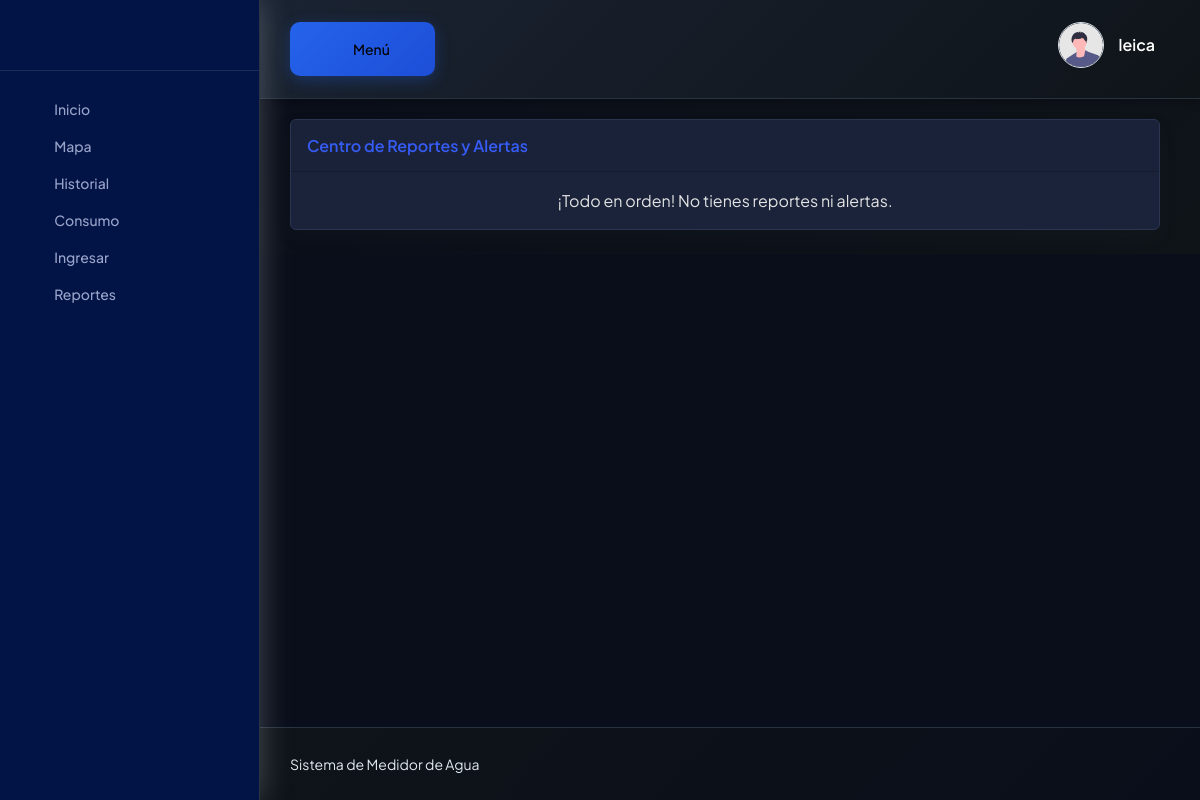
The page /dashboard/reportes/ (signed in) on the database as committed earlier.
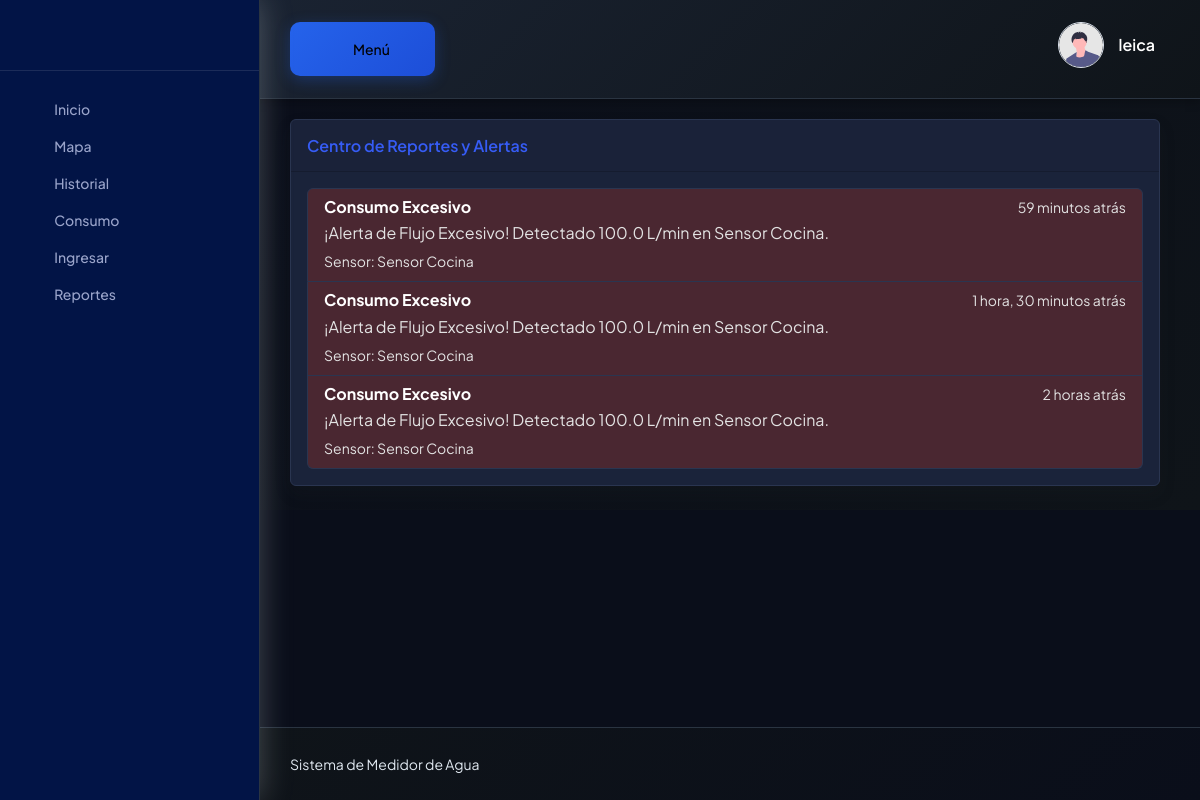
The same page on the database as committed later.
### reportes/models.py (models this page shows, shortened)
class Alerta(models.Model):
    TIPO_ALERTA = [
        ('FUGA', 'Posible Fuga Detectada'),
        ('EXCESO', 'Consumo Excesivo'),
        ('OFFLINE', 'Sensor Desconectado'),
        ('INFO', 'Resumen/Información'),
    ]
    usuario = models.ForeignKey(Usuario, on_delete=models.CASCADE, related_name="alertas")
    dispositivo = models.ForeignKey(Dispositivo, on_delete=models.SET_NULL, null=True, blank=True)
    tipo = models.CharField(max_length=10, choices=TIPO_ALERTA)
    mensaje = models.TextField(help_text="Descripción detallada de la alerta")
    timestamp = models.DateTimeField(auto_now_add=True)
    leida = models.BooleanField(default=False)
    class Meta:
        ordering = ['-timestamp'] # Mostrar los reportes mas recientes

### sensores/models.py (models this page shows, shortened)
class Dispositivo(models.Model):
    usuario = models.ForeignKey(Usuario, on_delete=models.CASCADE, related_name="dispositivos")
    id_dispositivo_mqtt = models.CharField(max_length=100, unique=True, help_text="El ID único usado en los mensajes MQTT")
    nombre = models.CharField(max_length=100, blank=True)
    latitud = models.FloatField(null=True, blank=True)
    longitud = models.FloatField(null=True, blank=True)

### reportes/views.py (the view)
# urls.py: path('dashboard/reportes/', reportes_pagina, name='reportes_pagina'),
@login_required
def reportes_pagina(request):
    alertas = Alerta.objects.filter(usuario=request.user.usuario)
    context = {
        'alertas_list': alertas
    }
    return render(request, 'dashboard_reportes.html', context)

### templates/dashboard_reportes.html (shortened to what this page needs)
{% extends "base/base_dashboard.html" %}
    {% load static %}
    {% block dashboard_content %}
    <div class="row">
        <div class="col-12">
            <div class="card shadow mb-4">
                <div class="card-header py-3">
                    <h6 class="m-0 font-weight-bold text-primary">Centro de Reportes y Alertas</h6>
                </div>
                <div class="card-body">
                    {% if alertas_list %}
                        <div class="list-group">
                            {% for alerta in alertas_list %}
                            <div class="list-group-item list-group-item-action flex-column align-items-start
                                        {% if alerta.tipo == 'FUGA' or alerta.tipo == 'EXCESO' %} list-group-item-danger
                                        {% elif alerta.tipo == 'OFFLINE' %} list-group-item-warning
                                        {% else %} list-group-item-info {% endif %}">
                                <div class="d-flex w-100 justify-content-between">
                                    <h5 class="mb-1">{{ alerta.get_tipo_display }}</h5>
                                    <small>{{ alerta.timestamp|timesince }} atrás</small>
                                </div>
                                <p class="mb-1">{{ alerta.mensaje }}</p>
                                {% if alerta.dispositivo %}
                                <small>Sensor: {{ alerta.dispositivo.nombre }}</small>
                                {% endif %}
                            </div>
                            {% endfor %}
                        </div>
                    {% else %}
                        <p class="text-center">¡Todo en orden! No tienes reportes ni alertas.</p>
                    {% endif %}
                </div>
            </div>
        </div>
    </div>
    {% endblock %}

### templates/base/base_dashboard.html (shortened to what this page needs)
{% load static %}
<!DOCTYPE html>
<html lang="es">
<head>
    <link rel="stylesheet" href="{% static 'assets/css/bootstrap.min.css' %}" />
    <link href="https://cdn.lineicons.com/4.0/lineicons.css" rel="stylesheet" />
    <link rel="stylesheet" href="{% static 'assets/css/main.css' %}" />
    <link rel="stylesheet" href="{% static 'css/dashboard-dark-blue.css' %}" />
</head>
<body>
  <aside class="sidebar-nav-wrapper">
    <div class="sidebar-logo">
      </div>
      <nav class="sidebar-nav">
        <ul>
            <li class="nav-item">
                <a href="{% url 'post_login' %}">
                    <span class="icon"></span>
                    <span class="text">Inicio</span>
                </a>
            </li>
            <li class="nav-item">
                <a href="{% url 'mapa_pagina' %}">
                    <span class="icon"></span>
                    <span class="text">Mapa</span>
                </a>
            </li>
            <li class="nav-item">
                <a href="{% url 'historial_pagina' %}">
                    <span class="icon"></span>
                    <span class="text">Historial</span>
                </a>
            </li>
            <li class="nav-item">
                <a href="{% url 'consumo_pagina' %}">
                    <span class="icon"></span>
                    <span class="text">Consumo</span>
                </a>
            </li>
            <li class="nav-item">
                <a href="{% url 'ingreso_pagina' %}">
                    <span class="icon"></span>
                    <span class="text">Ingresar</span>
                </a>
            </li>
            <li class="nav-item">
                <a href="{% url 'reportes_pagina' %}">
                    <span class="icon"></span>
                    <span class="text">Reportes</span>
                </a>
            </li>
        </ul>
      </nav>
  </aside>
  <main class="main-wrapper">
    <header class="header">
      <div class="container-fluid">
        <div class="row">
          <div class="col-lg-5 col-md-5 col-6">
            <div class="header-left d-flex align-items-center">
              <button style="border-radius: 10px;" id="menu-toggle" class="main-btn rounded-10" aria-label="Alternar menú" aria-expanded="false">
                 Menú
              </button>
            </div>
          </div>
          <div class="col-lg-7 col-md-7 col-6">
            <div class="header-right">
              <div class="profile-box">
                <button class="dropdown-toggle bg-transparent border-0" type="button" id="profile" data-bs-toggle="dropdown" aria-haspopup="true" aria-expanded="false" aria-label="Abrir menú de perfil">
                  <div class="profile-info">
                    <div class="info">
                      <div class="image">
                        <img src="{% static 'img/undraw_profile.svg' %}" alt="Profile" />
                      </div>
                      <div>
                        <h6>{{user.username}}</h6>
                      </div>
                    </div>
                  </div>
                </button>
              </div>
            </div>
          </div>
        </div>
      </div>
    </header>
    <section class="section">
      <div class="container-fluid">
        {% block dashboard_content %}
          {% endblock %}
      </div>
    </section>
    <footer class="footer">
      <div class="container-fluid">
        <div class="row">
          <div class="col-md-6 order-last order-md-first">
            <div class="copyright text-center text-md-start">
              <p class="text-sm">
                Sistema de Medidor de Agua
              </p>
            </div>
          </div>
        </div>
      </div>
    </footer>
  </main>
</body>
</html>

### static/css/dashboard-dark-blue.css (style rules this page uses)
body { background: #0a0e1a; color: #e0e8f0; }
.section { background: linear-gradient(135deg, #0a0e1a 0%, #0f1419 100%); }
.sidebar-nav-wrapper { background: linear-gradient(180deg, #1a2332 0%, #0f1419 100%); border-right: 1px solid #2a3441; }
.header { background: linear-gradient(135deg, #1a2332 0%, #0f1419 100%); border-bottom: 1px solid #2a3441; box-shadow: 0 2px 10px rgba(0,0,0,0.3); }
h2, h3, h4, h5, h6 { color: #e0e8f0; }
.footer { background: linear-gradient(135deg, #0f1419 0%, #0a0e1a 100%); border-top: 1px solid #2a3441; }
.main-btn { background: linear-gradient(135deg, #2563eb 0%, #1d4ed8 100%); border: none; box-shadow: 0 4px 15px rgba(37,99,235,0.3); }
.card { background-color: #1a233a; border: 1px solid #2a3550; }
.card-body, .card-body p { color: #e3e3e3; }
h1, h2, h3, h4, h5, h6, .card-title, .card-header h6 { color: #ffffff; }
.list-group-item { background-color: #1a233a; border: 1px solid #2a3550; color: #e3e3e3; }
.list-group-item-danger { background-color: #4a2731; }

### templates/base/base_dashboard.html (style rules this page uses)
.sidebar-nav-wrapper { position: fixed; top: 0; left: 0; height: 100vh; overflow-y: auto; width: 260px; background: #021446; z-index: 999; }
.section { padding-top: 20px; }

Rows that differ between the two databases and show on the page:
added Alerta: tipo "Consumo Excesivo", timestamp "59 minutos", mensaje "¡Alerta de Flujo Excesivo! Detectado 100.0 L/min en Sensor Cocina.", dispositivo.nombre "Sensor Cocina"
added Alerta: tipo "Consumo Excesivo", timestamp "1 hora, 30 minutos", mensaje "¡Alerta de Flujo Excesivo! Detectado 100.0 L/min en Sensor Cocina.", dispositivo.nombre "Sensor Cocina"
added Alerta: tipo "Consumo Excesivo", timestamp "2 horas", mensaje "¡Alerta de Flujo Excesivo! Detectado 100.0 L/min en Sensor Cocina.", dispositivo.nombre "Sensor Cocina"
Other text that changed with them:
text no longer shown: "¡Todo en orden! No tienes reportes ni alertas."
